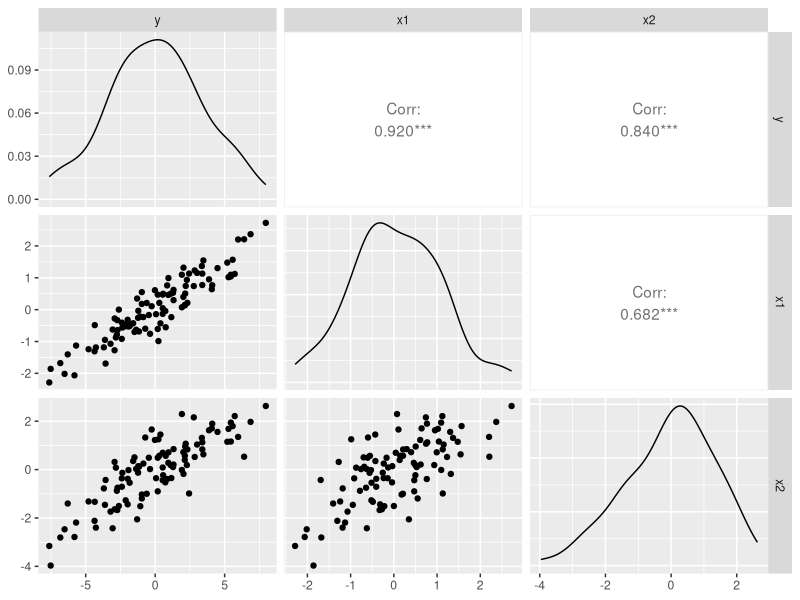

This chart was generated by the following R code:
## ---- chunk 1
library(GGally)
## ---- chunk 2
x1 <- rnorm(100)
x2 <- rnorm(100)+x1
y <- x1*2+x2+rnorm(100)

ggpairs(data.frame(y,x1,x2))
## ---- chunk 3
# R^2 reported by summary.lm():
summary(lmfit <- lm(y~x1+x2))

# Correlation between the response and the fitted values:
cor(predict(lmfit), y)
cor(predict(lmfit), y)^2

# From the correlation matrix:
1-1/solve(cor(cbind(y,x1,x2)))[1,1]
